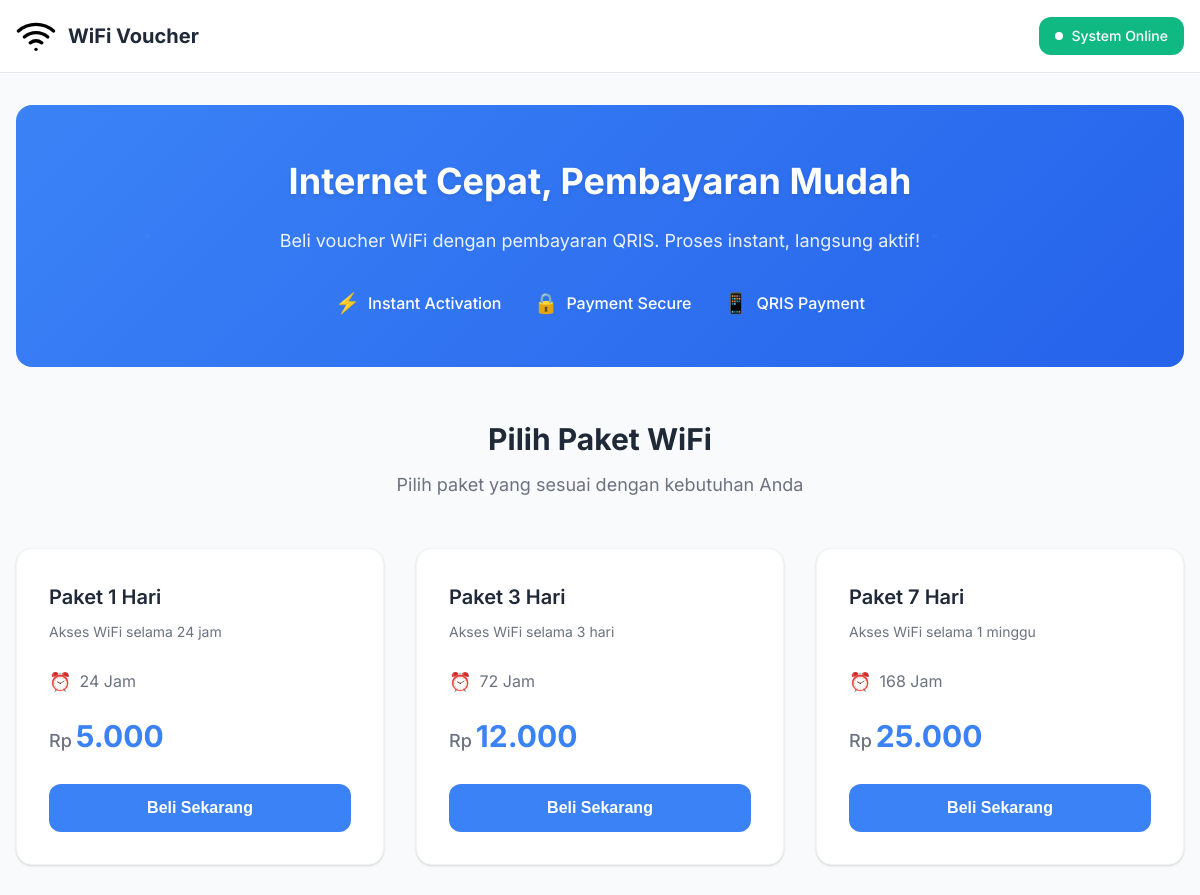
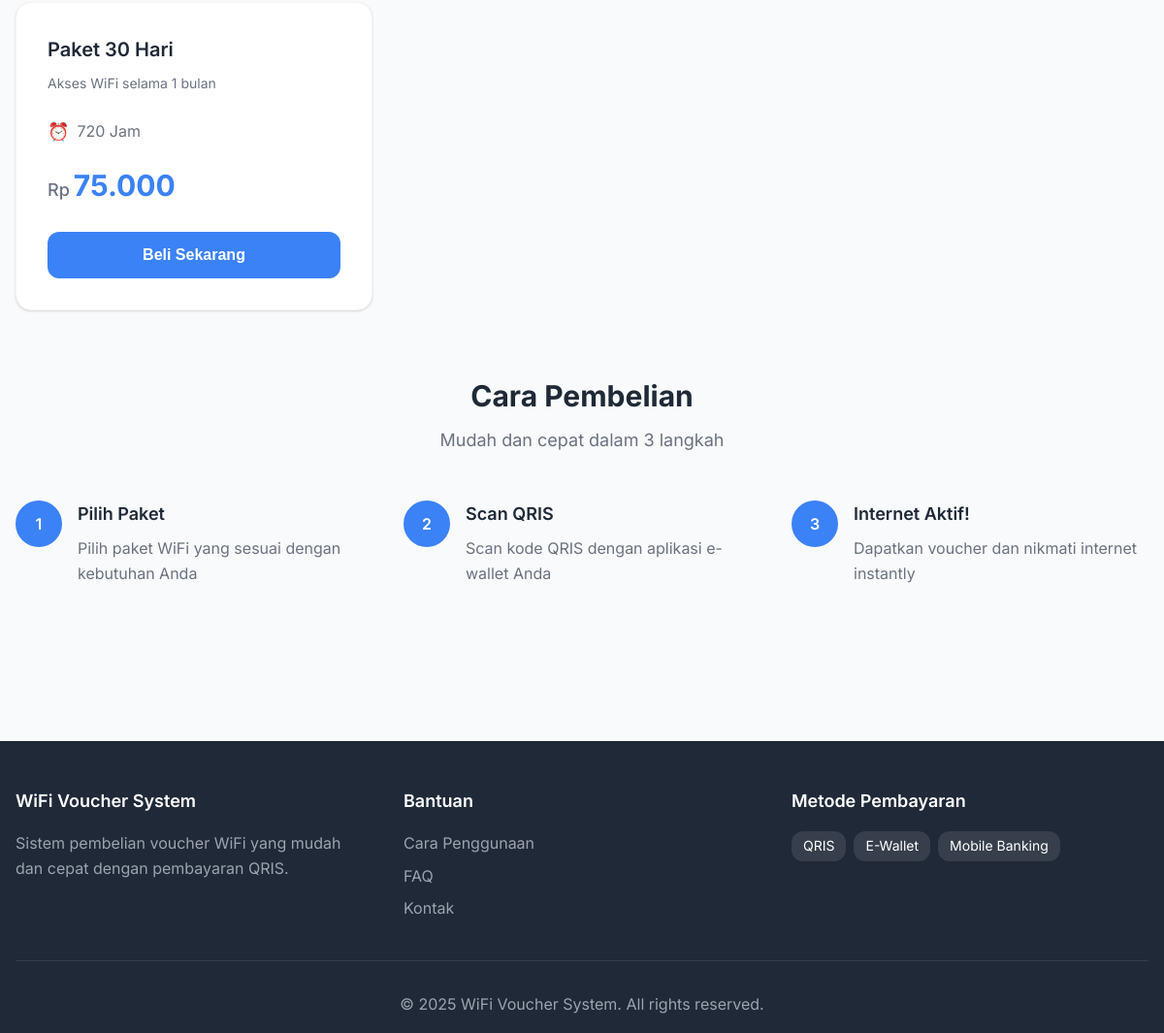
The page / on the database its author committed (2 pictures, top to bottom).
### tables this page shows
CREATE TABLE packages (
    id INT AUTO_INCREMENT PRIMARY KEY,
    name VARCHAR(255) NOT NULL,
    description TEXT,
    price DECIMAL(10,2) NOT NULL,
    duration_hours INT NOT NULL,
    profile_name VARCHAR(255) NOT NULL,
    is_active BOOLEAN DEFAULT TRUE,
    created_at TIMESTAMP DEFAULT CURRENT_TIMESTAMP,
    updated_at TIMESTAMP DEFAULT CURRENT_TIMESTAMP ON UPDATE CURRENT_TIMESTAMP,
    INDEX idx_active (is_active),
    INDEX idx_price (price)
);

### lib/Database.php (called while the page is built, shortened)
<?php
class Database {
    private $connection;
    private static $instance = null;
    public static function getInstance() {
        if (self::$instance === null) {
            self::$instance = new self();
        }
        return self::$instance;
    }
    private function connect() {
        try {
            $this->connection = new mysqli(
                DB_HOST,
                DB_USER,
                DB_PASS,
                DB_NAME
            );
            $this->connection->set_charset(DB_CHARSET);
        } catch (mysqli_sql_exception $e) {
            throw new Exception('Database connection failed: ' . $e->getMessage());
        }
    }
    public function query($query, $params = [], $types = '') {
        try {
            $stmt = $this->connection->prepare($query);
            if (!$stmt->execute()) {
                throw new Exception('Query execution failed: ' . $stmt->error);
            }
            return $stmt;
        } catch (mysqli_sql_exception $e) {
            throw new Exception('Query failed: ' . $e->getMessage());
        }
    }
    public function fetchAll($query, $params = [], $types = '') {
        $stmt = $this->query($query, $params, $types);
        $result = $stmt->get_result();
        return $result->fetch_all(MYSQLI_ASSOC);
    }
}
?>

### index.php (the view, shortened to what this page needs)
<?php
try {
    $db = Database::getInstance();
    $packages = $db->fetchAll(
        "SELECT id, name, description, price, duration_hours FROM packages WHERE is_active = 1 ORDER BY price ASC"
    );
} catch (Exception $e) {
    $packages = [];
    $error = 'Unable to load packages. Please try again later.';
}
?>
<!DOCTYPE html>
<html lang="id">
<head>
    <link rel="stylesheet" href="assets/css/style.css">
</head>
<body>
    <header class="header">
        <div class="container">
            <div class="header-content">
                <div class="logo">
                    <img src="assets/images/wifi-icon.svg" alt="WiFi Icon" width="40" height="40">
                    <h1>WiFi Voucher</h1>
                </div>
                <div class="header-info">
                    <span class="status-indicator online">
                        <span class="status-dot"></span>
                        System Online
                    </span>
                </div>
            </div>
        </div>
    </header>
    <main class="main">
        <div class="container">
            <section class="hero">
                <div class="hero-content">
                    <h2>Internet Cepat, Pembayaran Mudah</h2>
                    <p>Beli voucher WiFi dengan pembayaran QRIS. Proses instant, langsung aktif!</p>
                    <div class="hero-features">
                        <div class="feature-item">
                            <span class="feature-icon">⚡</span>
                            <span>Instant Activation</span>
                        </div>
                        <div class="feature-item">
                            <span class="feature-icon">🔒</span>
                            <span>Payment Secure</span>
                        </div>
                        <div class="feature-item">
                            <span class="feature-icon">📱</span>
                            <span>QRIS Payment</span>
                        </div>
                    </div>
                </div>
            </section>
            <section class="packages-section" id="packages">
                <div class="section-header">
                    <h3>Pilih Paket WiFi</h3>
                    <p>Pilih paket yang sesuai dengan kebutuhan Anda</p>
                </div>
                <div class="packages-grid" id="packagesGrid">
                    <?php if (empty($packages)): ?>
                        <div class="no-packages">
                            <div class="no-packages-icon">📦</div>
                            <h4>Paket Tidak Tersedia</h4>
                            <p>Maaf, saat ini tidak ada paket yang tersedia. Silakan coba lagi nanti.</p>
                        </div>
                    <?php else: ?>
                        <?php foreach ($packages as $package): ?>
                            <div class="package-card" data-package-id="<?php echo $package['id']; ?>">
                                <div class="package-header">
                                    <h4 class="package-name"><?php echo htmlspecialchars($package['name']); ?></h4>
                                    <?php if (!empty($package['description'])): ?>
                                        <p class="package-description"><?php echo htmlspecialchars($package['description']); ?></p>
                                    <?php endif; ?>
                                </div>
                                <div class="package-duration">
                                    <span class="duration-icon">⏰</span>
                                    <span class="duration-text"><?php echo $package['duration_hours']; ?> Jam</span>
                                </div>
                                <div class="package-price">
                                    <span class="price-currency">Rp</span>
                                    <span class="price-amount"><?php echo number_format($package['price'], 0, ',', '.'); ?></span>
                                </div>
                                <button class="btn btn-primary package-btn"
                                        data-package-id="<?php echo $package['id']; ?>"
                                        data-package-name="<?php echo htmlspecialchars($package['name']); ?>"
                                        data-package-price="<?php echo $package['price']; ?>"
                                        data-package-duration="<?php echo $package['duration_hours']; ?>">
                                    <span class="btn-text">Beli Sekarang</span>
                                </button>
                            </div>
                        <?php endforeach; ?>
                    <?php endif; ?>
                </div>
            </section>
            <section class="how-it-works">
                <div class="section-header">
                    <h3>Cara Pembelian</h3>
                    <p>Mudah dan cepat dalam 3 langkah</p>
                </div>
                <div class="steps-grid">
                    <div class="step-item">
                        <div class="step-number">1</div>
                        <div class="step-content">
                            <h4>Pilih Paket</h4>
                            <p>Pilih paket WiFi yang sesuai dengan kebutuhan Anda</p>
                        </div>
                    </div>
                    <div class="step-item">
                        <div class="step-number">2</div>
                        <div class="step-content">
                            <h4>Scan QRIS</h4>
                            <p>Scan kode QRIS dengan aplikasi e-wallet Anda</p>
                        </div>
                    </div>
                    <div class="step-item">
                        <div class="step-number">3</div>
                        <div class="step-content">
                            <h4>Internet Aktif!</h4>
                            <p>Dapatkan voucher dan nikmati internet instantly</p>
                        </div>
                    </div>
                </div>
            </section>
        </div>
    </main>
    <footer class="footer">
        <div class="container">
            <div class="footer-content">
                <div class="footer-section">
                    <h5>WiFi Voucher System</h5>
                    <p>Sistem pembelian voucher WiFi yang mudah dan cepat dengan pembayaran QRIS.</p>
                </div>
                <div class="footer-section">
                    <h5>Bantuan</h5>
                    <ul>
                        <li><a href="#" id="howToUseLink">Cara Penggunaan</a></li>
                        <li><a href="#" id="faqLink">FAQ</a></li>
                        <li><a href="#" id="contactLink">Kontak</a></li>
                    </ul>
                </div>
                <div class="footer-section">
                    <h5>Metode Pembayaran</h5>
                    <div class="payment-methods">
                        <span class="payment-method">QRIS</span>
                        <span class="payment-method">E-Wallet</span>
                        <span class="payment-method">Mobile Banking</span>
                    </div>
                </div>
            </div>
            <div class="footer-bottom">
                <p>&copy; <?php echo date('Y'); ?> WiFi Voucher System. All rights reserved.</p>
            </div>
        </div>
    </footer>
</body>
</html>

### rows shown on the page
packages: name "Paket 1 Hari", description "Akses WiFi selama 24 jam", duration_hours "24", price "5.000"
packages: name "Paket 3 Hari", description "Akses WiFi selama 3 hari", duration_hours "72", price "12.000"
packages: name "Paket 7 Hari", description "Akses WiFi selama 1 minggu", duration_hours "168", price "25.000"
packages: name "Paket 30 Hari", description "Akses WiFi selama 1 bulan", duration_hours "720", price "75.000"
